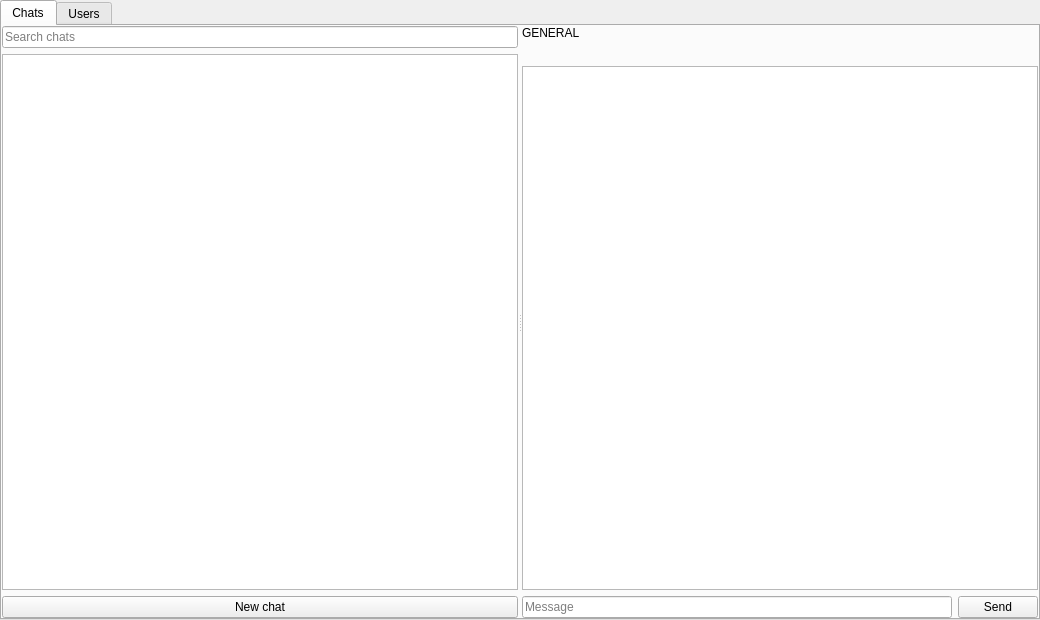
<?xml version="1.0" encoding="UTF-8"?>
<ui version="4.0">
  <class>ChatPage</class>
  <widget class="QWidget" name="ChatPage">
    <property name="geometry">
      <rect>
        <x>0</x>
        <y>0</y>
        <width>1040</width>
        <height>620</height>
      </rect>
    </property>
    <layout class="QVBoxLayout" name="pageLayout">
      <property name="leftMargin">
        <number>0</number>
      </property>
      <property name="topMargin">
        <number>0</number>
      </property>
      <property name="rightMargin">
        <number>0</number>
      </property>
      <property name="bottomMargin">
        <number>0</number>
      </property>
      <item>
        <widget class="QTabWidget" name="workspaceTabs">
          <property name="currentIndex">
            <number>0</number>
          </property>
          <widget class="QWidget" name="chatsTab">
            <attribute name="title">
              <string>Chats</string>
            </attribute>
            <layout class="QVBoxLayout" name="chatsTabLayout">
              <property name="leftMargin">
                <number>0</number>
              </property>
              <property name="topMargin">
                <number>0</number>
              </property>
              <property name="rightMargin">
                <number>0</number>
              </property>
              <property name="bottomMargin">
                <number>0</number>
              </property>
              <item>
                <widget class="QSplitter" name="chatSplitter">
                  <property name="orientation">
                    <enum>Qt::Horizontal</enum>
                  </property>
                  <property name="childrenCollapsible">
                    <bool>false</bool>
                  </property>
                  <widget class="QWidget" name="sidebar" native="true">
                    <property name="minimumSize">
                      <size>
                        <width>180</width>
                        <height>0</height>
                      </size>
                    </property>
                    <layout class="QVBoxLayout" name="sidebarLayout" stretch="0,1,0">
                      <item>
                        <widget class="QLineEdit" name="chatFilter">
                          <property name="placeholderText">
                            <string>Search chats</string>
                          </property>
                          <property name="clearButtonEnabled">
                            <bool>true</bool>
                          </property>
                        </widget>
                      </item>
                      <item>
                        <widget class="QListWidget" name="chatList">
                          <property name="wordWrap">
                            <bool>true</bool>
                          </property>
                        </widget>
                      </item>
                      <item>
                        <widget class="QPushButton" name="createChatButton">
                          <property name="text">
                            <string>New chat</string>
                          </property>
                        </widget>
                      </item>
                    </layout>
                  </widget>
                  <widget class="QWidget" name="conversation" native="true">
                    <layout class="QVBoxLayout" name="conversationLayout" stretch="0,0,1,0">
                      <item>
                        <layout class="QHBoxLayout" name="headingLayout" stretch="1,0">
                          <item>
                            <widget class="QLabel" name="chatTitle">
                              <property name="text">
                                <string>GENERAL</string>
                              </property>
                              <property name="textFormat">
                                <enum>Qt::PlainText</enum>
                              </property>
                              <property name="wordWrap">
                                <bool>true</bool>
                              </property>
                            </widget>
                          </item>
                          <item>
                            <widget class="QLabel" name="chatAccess">
                              <property name="text">
                                <string/>
                              </property>
                            </widget>
                          </item>
                        </layout>
                      </item>
                      <item>
                        <widget class="QLabel" name="chatParticipants">
                          <property name="text">
                            <string/>
                          </property>
                          <property name="textFormat">
                            <enum>Qt::PlainText</enum>
                          </property>
                          <property name="wordWrap">
                            <bool>true</bool>
                          </property>
                        </widget>
                      </item>
                      <item>
                        <widget class="QTextBrowser" name="messageHistory">
                          <property name="openExternalLinks">
                            <bool>false</bool>
                          </property>
                          <property name="openLinks">
                            <bool>false</bool>
                          </property>
                        </widget>
                      </item>
                      <item>
                        <layout class="QHBoxLayout" name="composerLayout" stretch="1,0">
                          <item>
                            <widget class="QLineEdit" name="messageInput">
                              <property name="placeholderText">
                                <string>Message</string>
                              </property>
                            </widget>
                          </item>
                          <item>
                            <widget class="QPushButton" name="sendMessageButton">
                              <property name="text">
                                <string>Send</string>
                              </property>
                              <property name="primary" stdset="0">
                                <bool>true</bool>
                              </property>
                            </widget>
                          </item>
                        </layout>
                      </item>
                    </layout>
                  </widget>
                </widget>
              </item>
            </layout>
          </widget>
          <widget class="QWidget" name="usersTab">
            <attribute name="title">
              <string>Users</string>
            </attribute>
            <layout class="QVBoxLayout" name="usersLayout" stretch="1,0,0">
              <item>
                <widget class="QTableWidget" name="userTable">
                  <property name="editTriggers">
                    <set>QAbstractItemView::NoEditTriggers</set>
                  </property>
                  <property name="alternatingRowColors">
                    <bool>true</bool>
                  </property>
                  <property name="selectionMode">
                    <enum>QAbstractItemView::SingleSelection</enum>
                  </property>
                  <property name="selectionBehavior">
                    <enum>QAbstractItemView::SelectRows</enum>
                  </property>
                  <attribute name="verticalHeaderVisible">
                    <bool>false</bool>
                  </attribute>
                  <column>
                    <property name="text">
                      <string>Login</string>
                    </property>
                  </column>
                  <column>
                    <property name="text">
                      <string>Display name</string>
                    </property>
                  </column>
                  <column>
                    <property name="text">
                      <string>Account status</string>
                    </property>
                  </column>
                </widget>
              </item>
              <item alignment="Qt::AlignLeft">
                <widget class="QPushButton" name="userChatButton">
                  <property name="text">
                    <string>Create chat with selected user</string>
                  </property>
                </widget>
              </item>
              <item>
                <widget class="QWidget" name="adminActions" native="true">
                  <layout class="QHBoxLayout" name="adminActionsLayout">
                    <property name="leftMargin">
                      <number>0</number>
                    </property>
                    <property name="topMargin">
                      <number>0</number>
                    </property>
                    <property name="rightMargin">
                      <number>0</number>
                    </property>
                    <property name="bottomMargin">
                      <number>0</number>
                    </property>
                    <item>
                      <widget class="QPushButton" name="disconnectUserButton">
                        <property name="text">
                          <string>Disconnect</string>
                        </property>
                      </widget>
                    </item>
                    <item>
                      <widget class="QPushButton" name="banUserButton">
                        <property name="text">
                          <string>Ban</string>
                        </property>
                      </widget>
                    </item>
                    <item>
                      <widget class="QPushButton" name="unbanUserButton">
                        <property name="text">
                          <string>Unban</string>
                        </property>
                      </widget>
                    </item>
                    <item>
                      <spacer name="adminActionsSpacer">
                        <property name="orientation">
                          <enum>Qt::Horizontal</enum>
                        </property>
                        <property name="sizeHint" stdset="0">
                          <size>
                            <width>40</width>
                            <height>20</height>
                          </size>
                        </property>
                      </spacer>
                    </item>
                    <item>
                      <widget class="QPushButton" name="cleanupAccountsButton">
                        <property name="text">
                          <string>Delete permanently banned accounts</string>
                        </property>
                      </widget>
                    </item>
                  </layout>
                </widget>
              </item>
            </layout>
          </widget>
        </widget>
      </item>
    </layout>
  </widget>
  <tabstops>
    <tabstop>workspaceTabs</tabstop>
    <tabstop>chatFilter</tabstop>
    <tabstop>chatList</tabstop>
    <tabstop>createChatButton</tabstop>
    <tabstop>messageInput</tabstop>
    <tabstop>sendMessageButton</tabstop>
    <tabstop>userTable</tabstop>
    <tabstop>userChatButton</tabstop>
    <tabstop>disconnectUserButton</tabstop>
    <tabstop>banUserButton</tabstop>
    <tabstop>unbanUserButton</tabstop>
    <tabstop>cleanupAccountsButton</tabstop>
  </tabstops>
  <resources/>
  <connections/>
</ui>
